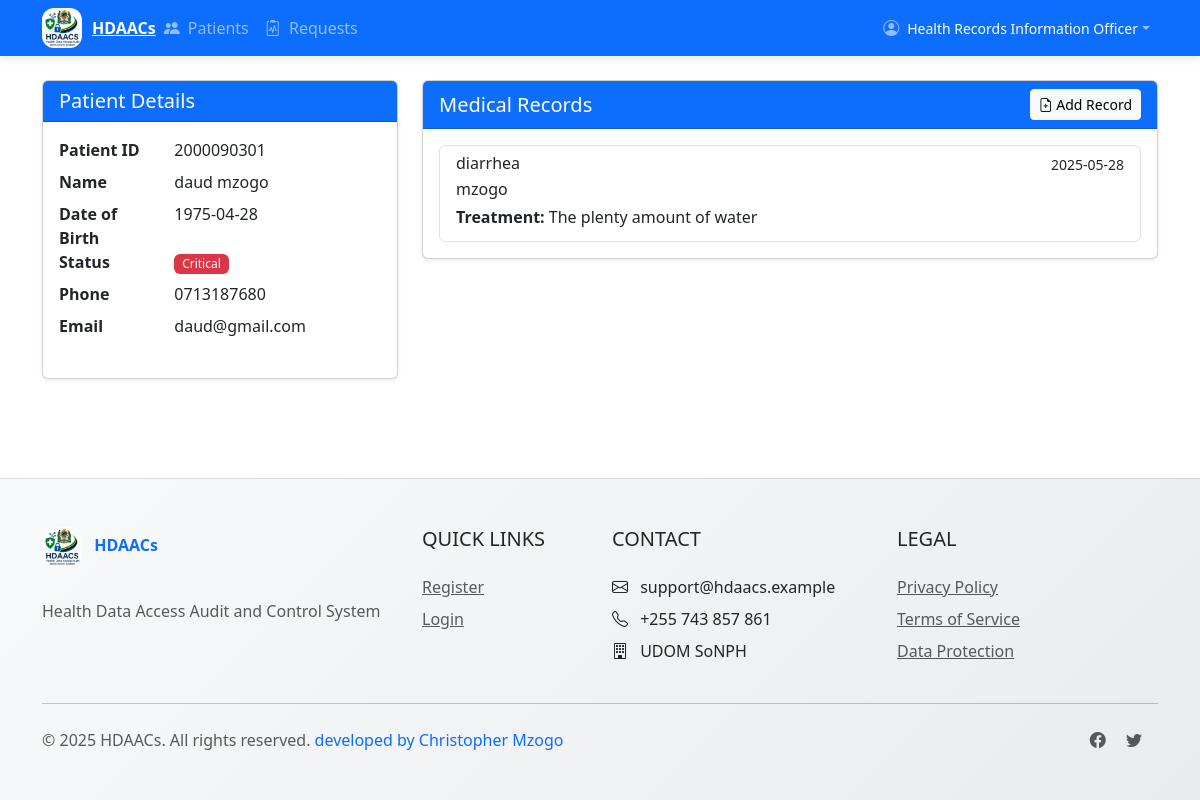
Page /patients/2/ (signed in) on the committed database.
### accounts/models.py (models this page shows, shortened)
class CustomUser(AbstractUser):
    FACILITY_CHOICES = [
        ('FAC1', 'Main Hospital'),
        ('FAC2', 'Regional Clinic'),
    ]
    ROLE_CHOICES = [
        ('HRIO', 'Health Records Information Officer'),
        ('DOCTOR', 'Doctor'),
        ('NURSE', 'Nurse'),
        ('PHARMACIST', 'Pharmacist'),
        ('ICT', 'ICT Staff'),
        ('HOD', 'Head of Department'),
        ('ADMIN', 'System Administrator'),
        ('AUDITOR', 'Auditor'),
        ('RESEARCHER', 'Researcher'),
    ]
    facility = models.CharField(max_length=50, choices=FACILITY_CHOICES, blank=True, null=True)
    role = models.CharField(max_length=20, choices=ROLE_CHOICES)
    department = models.CharField(max_length=100, blank=True, null=True)
    phone_number = models.CharField(max_length=20, blank=True, null=True)

### patients/models.py (models this page shows, shortened)
class Patient(models.Model):
    STATUS_CHOICES = [
        ('NORMAL', 'Normal'),
        ('CHRONIC', 'Chronic'),
        ('CRITICAL', 'Critical'),
    ]
    patient_number = models.CharField(
        max_length=20,
        unique=True,
        validators=[MinLengthValidator(10)]
    )
    first_name = models.CharField(max_length=100)
    last_name = models.CharField(max_length=100)
    date_of_birth = models.DateField()
    status = models.CharField(max_length=10, choices=STATUS_CHOICES, default='NORMAL')
    phone_number = models.CharField(max_length=20)
    email = models.EmailField(blank=True, null=True)
    created_by = models.ForeignKey(CustomUser, on_delete=models.SET_NULL, null=True)
    created_at = models.DateTimeField(auto_now_add=True)
    updated_at = models.DateTimeField(auto_now=True)
    def __str__(self):
        return f"{self.patient_number} - {self.first_name} {self.last_name}"

class PatientRecord(models.Model):
    patient = models.ForeignKey(Patient, on_delete=models.CASCADE, related_name='records')
    diagnosis = models.TextField()
    treatment = models.TextField(blank=True, null=True)
    notes = models.TextField(blank=True, null=True)
    department = models.CharField(max_length=100)
    created_by = models.ForeignKey(CustomUser, on_delete=models.SET_NULL, null=True)
    created_at = models.DateTimeField(auto_now_add=True)
    updated_at = models.DateTimeField(auto_now=True)
    data_hash = models.CharField(max_length=64, blank=True)

### patients/views.py (the view)
# urls.py: path('<int:pk>/', views.patient_detail, name='patient_detail'),
@login_required
@hrio_required
def patient_detail(request, pk):
    patient = get_object_or_404(Patient, pk=pk)
    records = patient.records.all().order_by('-created_at')
    return render(request, 'patients/patient_detail.html', {
        'patient': patient,
        'records': records
    })

### patients/templates/patients/patient_detail.html (shortened to what this page needs)
{% extends 'base.html' %}
{% block content %}
<div class="row">
    <div class="col-md-4">
        <div class="card mb-4">
            <div class="card-header bg-primary text-white">
                <h5 class="mb-0">Patient Details</h5>
            </div>
            <div class="card-body">
                <dl class="row">
                    <dt class="col-sm-4">Patient ID</dt>
                    <dd class="col-sm-8">{{ patient.patient_number }}</dd>
                    <dt class="col-sm-4">Name</dt>
                    <dd class="col-sm-8">{{ patient.first_name }} {{ patient.last_name }}</dd>
                    <dt class="col-sm-4">Date of Birth</dt>
                    <dd class="col-sm-8">{{ patient.date_of_birth|date:"Y-m-d" }}</dd>
                    <dt class="col-sm-4">Status</dt>
                    <dd class="col-sm-8">
                        <span class="badge
                            {% if patient.status == 'NORMAL' %}bg-primary
                            {% elif patient.status == 'CHRONIC' %}bg-warning text-dark
                            {% else %}bg-danger
                            {% endif %}">
                            {{ patient.get_status_display }}
                        </span>
                    </dd>
                    <dt class="col-sm-4">Phone</dt>
                    <dd class="col-sm-8">{{ patient.phone_number }}</dd>
                    <dt class="col-sm-4">Email</dt>
                    <dd class="col-sm-8">{{ patient.email|default:"-" }}</dd>
                </dl>
            </div>
        </div>
    </div>
    <div class="col-md-8">
        <div class="card">
            <div class="card-header bg-primary text-white d-flex justify-content-between align-items-center">
                <h5 class="mb-0">Medical Records</h5>
                <a href="{% url 'record_create' patient.pk %}" class="btn btn-light btn-sm">
                    <i class="bi bi-file-earmark-plus"></i> Add Record
                </a>
            </div>
            <div class="card-body">
                {% if records %}
                <div class="list-group">
                    {% for record in records %}
                    <div class="list-group-item">
                        <div class="d-flex w-100 justify-content-between">
                            <h6 class="mb-1">{{ record.diagnosis }}</h6>
                            <small>{{ record.created_at|date:"Y-m-d" }}</small>
                        </div>
                        <p class="mb-1">{{ record.department }}</p>
                        {% if record.treatment %}
                        <p class="mb-1"><strong>Treatment:</strong> {{ record.treatment }}</p>
                        {% endif %}
                    </div>
                    {% endfor %}
                </div>
                {% else %}
                <div class="alert alert-info">
                    No medical records found for this patient.
                </div>
                {% endif %}
            </div>
        </div>
    </div>
</div>
{% endblock %}

### templates/base.html (shortened to what this page needs)
<!DOCTYPE html>
<html lang="en">
<head>
    <link href="https://cdn.jsdelivr.net/npm/bootstrap@5.3.0/dist/css/bootstrap.min.css" rel="stylesheet">
    <link rel="stylesheet" href="https://cdn.jsdelivr.net/npm/bootstrap-icons@1.10.0/font/bootstrap-icons.css">
     <link href="https://cdn.jsdelivr.net/npm/bootstrap@5.3.0/dist/css/bootstrap.min.css" rel="stylesheet">
    <link href="https://cdn.jsdelivr.net/npm/bootstrap-icons/font/bootstrap-icons.css" rel="stylesheet">
    {% load static %}
    {% load widget_tweaks %}
    <link rel="stylesheet" href="{% static 'css/styles.css' %}">
</head>
<body>
    <nav class="navbar navbar-expand-lg navbar-dark bg-primary">
        <div class="container">
            <a class="navbar-brand-logo" href="#">
                <img src="{% static 'img/lg.jpg' %}" alt="HDAACs Logo" class="logo-img">
                <span>HDAACs</span>
            </a>
            <div class="collapse navbar-collapse" id="navbarNav">
                <ul class="navbar-nav me-auto">
                    {% if user.is_authenticated %}
                        {% if user.role == 'HRIO' %}
                            <li class="nav-item">
                                <a class="nav-link" href="{% url 'patient_list' %}">
                                    <i class="bi bi-people-fill me-1"></i> Patients
                                </a>
                            </li>
                            <li class="nav-item">
                                <a class="nav-link" href="{% url 'hrio_request_list' %}">
                                    <i class="bi bi-clipboard2-pulse me-1"></i> Requests
                                </a>
                            </li>
                        {% elif user.role in 'DOCTOR,NURSE,PHARMACIST,ICT' %}
                            <li class="nav-item">
                                <a class="nav-link" href="{% url 'request_data' %}">
                                    <i class="bi bi-file-earmark-medical me-1"></i> Request Data
                                </a>
                            </li>
                        {% elif user.role == 'HOD' %}
                            <li class="nav-item">
                                <a class="nav-link" href="{% url 'hod_notifications' %}">
                                    <i class="bi bi-bell-fill me-1"></i> Notifications
                                </a>
                            </li>
                        {% endif %}
                    {% endif %}
                </ul>
                <ul class="navbar-nav">
                    {% if user.is_authenticated %}
                        <li class="nav-item dropdown">
                            <a class="nav-link dropdown-toggle d-flex align-items-center" href="#" role="button" data-bs-toggle="dropdown">
                                <i class="bi bi-person-circle me-2"></i>
                                <div>
                                    <small class="text-white-50" style="color: white !important;">{{ user.get_role_display }}</small>
                                </div>
                            </a>
                        </li>
                    {% endif %}
                </ul>
            </div>
        </div>
    </nav>
    <main class="container my-4">
        {% block content %}{% endblock %}
    </main>
    <footer class="py-5">
        <div class="container">
            <div class="row">
                <div class="col-lg-4 mb-4 mb-lg-0">
                    <div class="footer-logo">
                        <img src="{% static 'img/lg.jpg' %}" alt="HDAACs Logo" class="logo-img me-2">
                        HDAACs
                    </div>
                    <p class="text-muted mt-3">
                        Health Data Access Audit and Control System
                    </p>
                </div>
                <div class="col-lg-2 col-md-6 mb-4 mb-md-0">
                    <h5 class="text-uppercase mb-4">Quick Links</h5>
                    <ul class="list-unstyled">
                                                 <li class="mb-2"><a href="{% url 'register' %}" class="text-muted">Register</a></li>
                        <li class="mb-2"><a href="{% url 'login' %}" class="text-muted">Login</a></li>
                    </ul>
                </div>
                <div class="col-lg-3 col-md-6 mb-4 mb-md-0">
                    <h5 class="text-uppercase mb-4">Contact</h5>
                    <ul class="list-unstyled">
                        <li class="mb-2"><i class="bi bi-envelope me-2"></i> support@hdaacs.example</li>
                        <li class="mb-2"><i class="bi bi-telephone me-2"></i> +255 743 857 861</li>
                        <li class="mb-2"><i class="bi bi-building me-2"></i> UDOM SoNPH</li>
                    </ul>
                </div>
                <div class="col-lg-3 col-md-6">
                    <h5 class="text-uppercase mb-4">Legal</h5>
                    <ul class="list-unstyled">
                        <li class="mb-2"><a href="#" class="text-muted">Privacy Policy</a></li>
                        <li class="mb-2"><a href="#" class="text-muted">Terms of Service</a></li>
                        <li class="mb-2"><a href="#" class="text-muted">Data Protection</a></li>
                    </ul>
                </div>
            </div>
            <hr class="my-4">
            <div class="row align-items-center">
                <div class="col-md-6 text-center text-md-start">
                    <p class="text-muted mb-0">© {% now "Y" %} HDAACs. All rights reserved. <span style="color: #0d6efd;">developed by Christopher Mzogo</span></p>
                </div>
                <div class="col-md-6 text-center text-md-end">
                    <a href="#" class="text-muted me-3"><i class="bi bi-facebook"></i></a>
                    <a href="#" class="text-muted me-3"><i class="bi bi-twitter"></i></a>
                </div>
            </div>
        </div>
    </footer>
</body>
</html>

### static/css/styles.css (style rules this page uses)
body { display: flex; flex-direction: column; min-height: 100vh; }
main { flex: 1; }
.card { box-shadow: 0 0.125rem 0.25rem rgba(0, 0, 0, 0.075); }
.card-header { font-weight: 500; }
.list-group-item { transition: all 0.2s; }
.badge { font-weight: 500; }

### templates/base.html (style rules this page uses)
.navbar-brand-logo { display: flex; align-items: center; font-weight: 700; color: white; }
.logo-img { height: 40px; margin-right: 10px; border-radius: 30%; }
.navbar { box-shadow: 0 2px 10px rgba(0,0,0,0.1); padding-top: 0.5rem; padding-bottom: 0.5rem; }
footer { background: linear-gradient(135deg, #f8f9fa 0%, #e9ecef 100%); border-top: 1px solid rgba(0,0,0,0.1); }
.footer-logo { font-weight: 700; color: #0d6efd; margin-bottom: 1rem; display: inline-block; }
.nav-link { font-weight: 500; padding: 0.5rem 1rem; border-radius: 0.25rem; transition: all 0.3s ease; }

### rows in the picture
CustomUser: role "Health Records Information Officer"
Patient: patient_number "2000090301", first_name "daud", last_name "mzogo", date_of_birth "1975-04-28", status "Critical", phone_number "0713187680", email "daud@gmail.com"
PatientRecord: diagnosis "diarrhea", created_at "2025-05-28", department "mzogo", treatment "The plenty amount of water"
